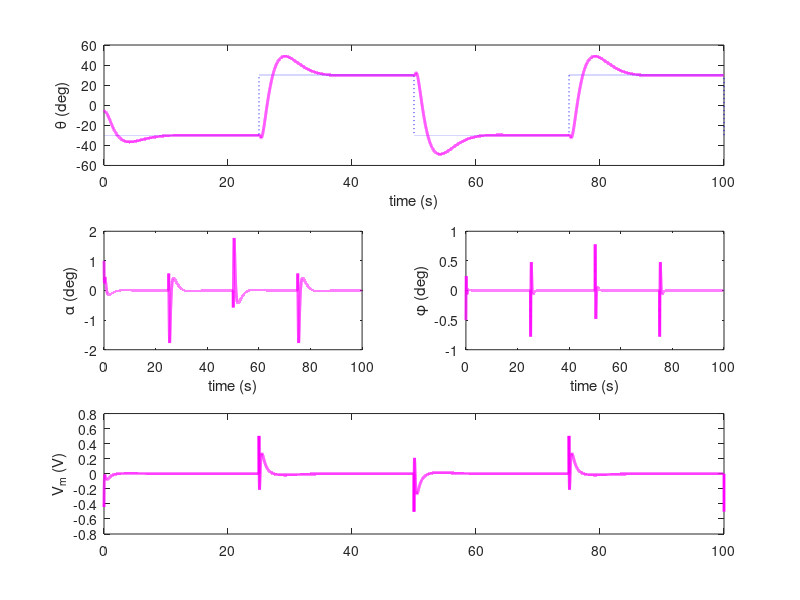

This chart was generated by the following MATLAB code:
%% PLOT_RESPONSE
% Plots the response of variables in the Matlab workspace.
%
%% Load sample data from MAT files
% Comment these lines out if you want to use the data recently stored.
 load('data_theta.mat');
load('data_alpha.mat');
load('data_phi.mat');
 load('data_vm.mat');
%
%% Setup variables
% Load from variables set in workspace after running a Simulink model or
% from the previously saved response saved in the MAT files above.
t = data_theta(:,1);          % time (s)
th_d = data_theta(:,2);     % setpoint
th = data_theta(:,3);       % measured process variable
alpha = data_alpha(:,2);    % bottom / short pendulum angle
phi = data_phi(:,2);        % medium / top pendulum angle
u = data_vm(:,2);           % input signal, srv02

% Plot response
subplot(3,2,1:2);
plot(t,th_d,'b:',t,th,'m-','linewidth',2);
xlabel('time (s)');
ylabel('\theta (deg)');

subplot(3,2,3);
plot(t,alpha,'m-','linewidth',2);
xlabel('time (s)');
ylabel('\alpha (deg)');

subplot(3,2,4);
plot(t,phi,'m-','linewidth',2);
xlabel('time (s)');
ylabel('\phi (deg)');

subplot(3,2,5:6);
plot(t,u,'m-','linewidth',2);
ylabel('V_{m} (V)');

%Find specifications
c_ts = 0.04;
tol_p = 0;
%[ tp, ts, e_ss, PO ] = meas_step_rsp_specs( t, th_d, th, c_ts, tol_p );
%Display results
% e_ss
% ts
% PO
% max_alpha = max(abs(alpha))
% max_phi = max(abs(phi))
